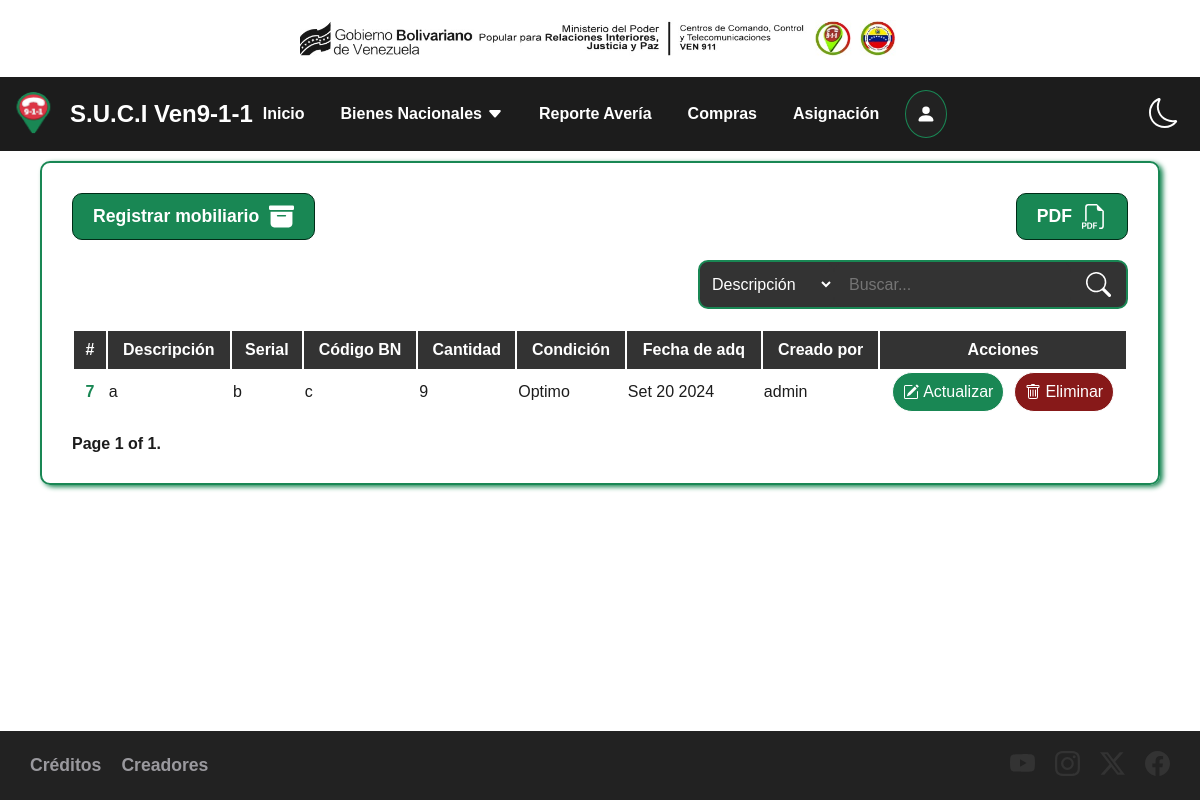
Screenshot of /bienes/mobiliario with the database file from the repository.
### administracion/models.py (models this page shows, shortened)
class Articulo(models.Model):
    descripcion = models.TextField(max_length=255)
    marca = models.CharField(max_length=255, blank=True, null=True)
    modelo = models.CharField(max_length=255, blank=True, null=True)
    serial = models.CharField(max_length=255, blank=True, null=True)
    placa = models.CharField(max_length=255, blank=True, null=True)
    cantidad_combustible = models.IntegerField(blank=True, null=True)
    codigo_bn = models.CharField(max_length=255, blank=True, null=True)
    cantidad = models.IntegerField()
    tipo_articulo = models.ForeignKey(TipoArticulo, on_delete=models.CASCADE)
    condicion = models.ForeignKey(Condicion, on_delete=models.CASCADE)
    fecha_adq = models.DateField()
    asignado = models.BooleanField(default=False)
    user = models.ForeignKey(User, on_delete=models.CASCADE)
    created_at = models.DateTimeField(default=timezone.now)

class Condicion(models.Model):
    nombre = models.CharField(max_length=255)
    created_at = models.DateTimeField(default=timezone.now)
    def __str__(self):
        return self.nombre

### administracion/views.py (the view)
# urls.py: path('bienes/mobiliario', views.mobiliario, name='mobiliario'),
def mobiliario(request):
    mobiliario = Articulo.objects.filter(tipo_articulo=3)
    paginator = Paginator(mobiliario, 10)  # Show 10 per page.
    page_number = request.GET.get("page", 1)
    page_obj = paginator.get_page(page_number)
    return render(request, 'mobiliario/mobiliario.html', {
        'mobiliario': paginator.page(page_number),
        'page_obj': page_obj
    })

### administracion/templates/mobiliario/mobiliario.html (shortened to what this page needs)
{% extends 'base.html' %}
{% block content %}
    <main class="content">
        <div class="noPrint content-buttons">
            <div>
                <a href="{% url 'create_mobiliario' %}">
                    <span>Registrar mobiliario</span>
                </a>
            </div>
            <div>
                <a onclick="window.print()">
                    <span>PDF</span>
                </a>
            </div>
        </div>
        <div class="noPrint content-search">
            <form action="{% url 'search_mobiliario' %}" method="GET">
                <select name="option" id="option">
                    <option value="descripcion">Descripción</option>
                </select>
                <input name="q" type="search" placeholder="Buscar..." aria-label="Search">
                <svg xmlns="http://www.w3.org/2000/svg" width="25" height="25" fill="currentColor" class="bi bi-search" viewBox="0 0 16 16">
                    <path d="M11.742 10.344a6.5 6.5 0 1 0-1.397 1.398h-.001q.044.06.098.115l3.85 3.85a1 1 0 0 0 1.415-1.414l-3.85-3.85a1 1 0 0 0-.115-.1zM12 6.5a5.5 5.5 0 1 1-11 0 5.5 5.5 0 0 1 11 0"/>
                </svg>
            </form>
        </div>
        <table class="content-table">
            <thead>
                <tr>
                    <th scope="col">#</th>
                    <th scope="col">Descripción</th>
                    <th scope="col">Serial</th>
                    <th scope="col">Código BN</th>
                    <th scope="col">Cantidad</th>
                    <th scope="col">Condición</th>
                    <th scope="col">Fecha de adq</th>
                    <th scope="col">Creado por</th>
                    <th class="noPrint" scope="col">Acciones</th>
                </tr>
            </thead>
            <tbody>
                {% for mob in mobiliario %}
                <tr>
                    <th scope="row">{{ mob.id }}</th>
                    <td>{{ mob.descripcion }}</td>
                    <td>{{ mob.serial }}</td>
                    <td>{{ mob.codigo_bn }}</td>
                    <td>{{ mob.cantidad }}</td>
                    <td>{{ mob.condicion }}</td>
                    <td>{{ mob.fecha_adq|date:'M j Y'}}</td>
                    <td>{{ mob.user }}</td>
                    <td class="noPrint">
                        <div>
                            <a href="{% url 'update_mobiliario' mob.id %}">
                                Actualizar
                            </a>
                            <form action="{% url 'delete_mobiliario' mob.id %}" method="POST">
                                <button>
                                    Eliminar
                                </button>
                            </form>
                        </div>
                    </td>
                </tr>
                {% endfor %}
            </tbody>
        </table>
        <div class="pagination">
            <span class="step-links">
                <span class="current">
                    Page {{ page_obj.number }} of {{ page_obj.paginator.num_pages }}.
                </span>
            </span>
        </div>
    </main>
{% endblock %}

### administracion/static/css/main.css (style rules this page uses)
:root { --grid-unit: 1rem; --border-radius-base: 0.5rem; }
[data-theme="light"] { --color-bg: #ffffff; --color-fg: #1c1c1c; }
body { background-color: var(--color-bg); color: var(--color-fg); margin: 0; font-family: sans-serif; }

### rows the page displays
Articulo: id "7", descripcion "a", serial "b", codigo_bn "c", cantidad "9", condicion "Optimo", fecha_adq "Set 20 2024", user "admin"

### other values shown
{{ page_obj.number }} "1"
{{ page_obj.paginator.num_pages }} "1"
